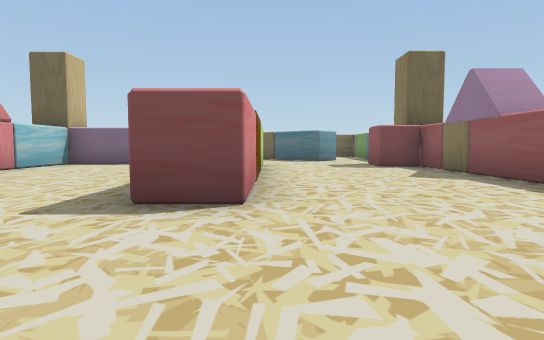
View 1 (above)

16 first-person views from a walk through a 3-D level made in the Unity game engine. The camera is 0.51 m above the floor, tilts 4° down and sees 75° across. The floor is counted in squares, 1 m on a side. Each view is taken from the middle of a square. On the plan, view 1 faces up. The plan holds only what a view shows up to about 9 squares ahead; the rest is blank. The place goes on beyond the plan. The player character is not drawn.

View 2
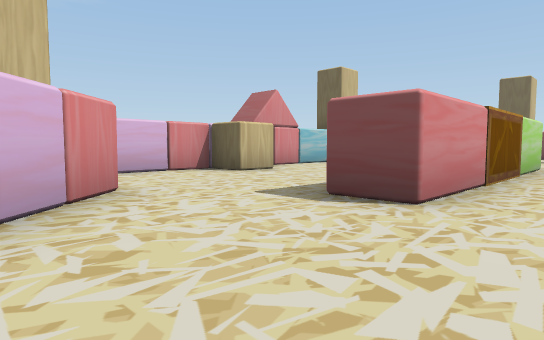

View 3
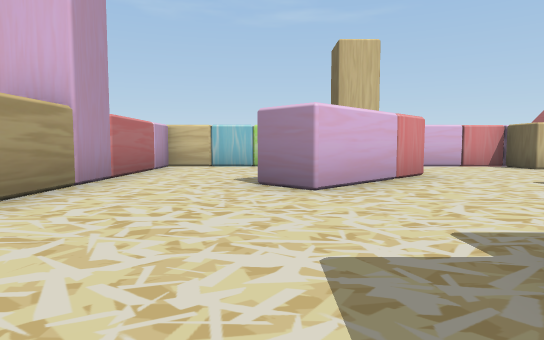

View 4
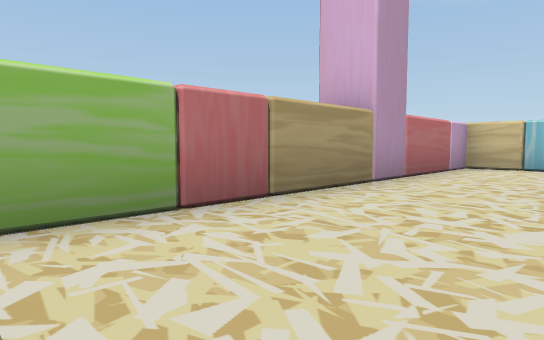

View 5
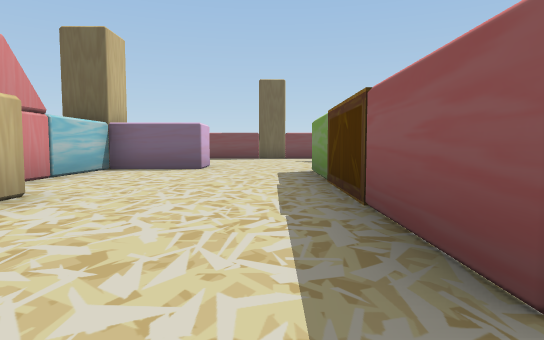

View 6
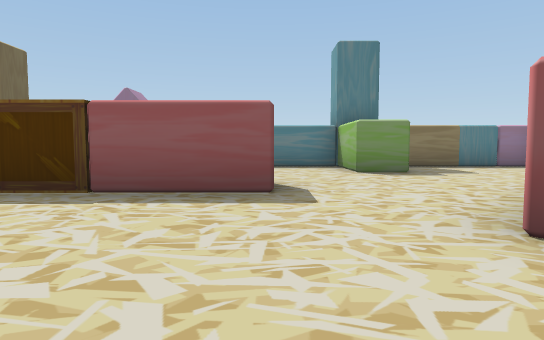

View 7
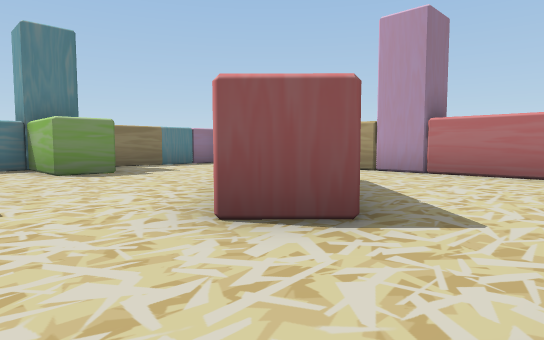

View 8
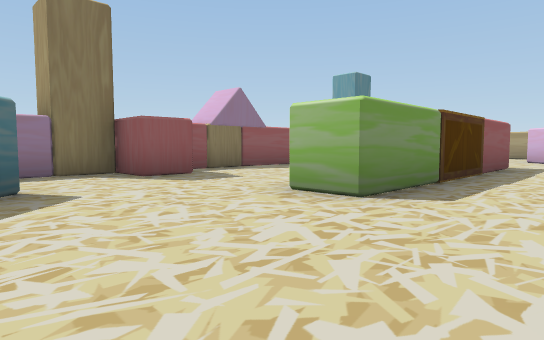

View 9
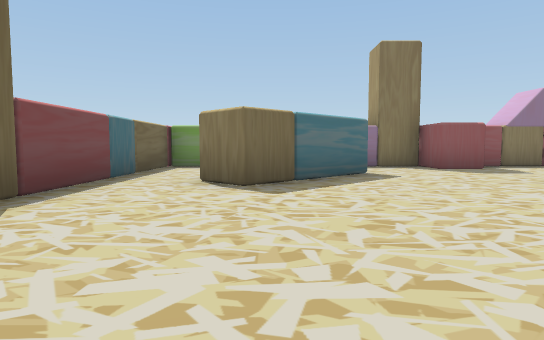

View 10
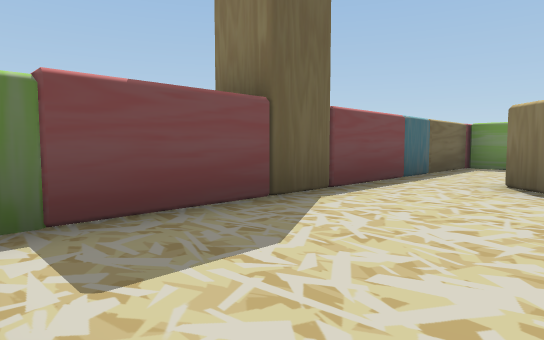

View 11
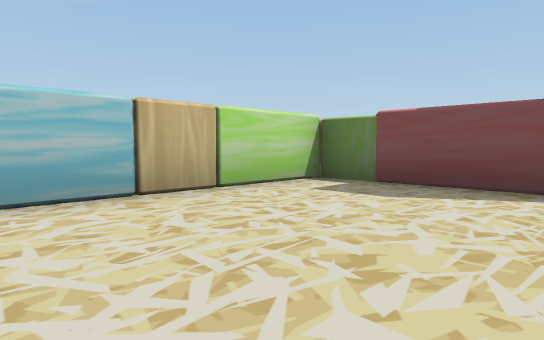

View 12
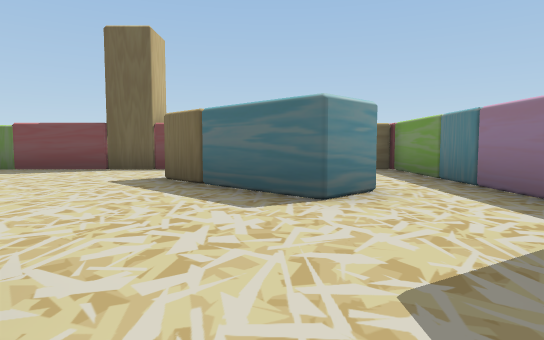

View 13
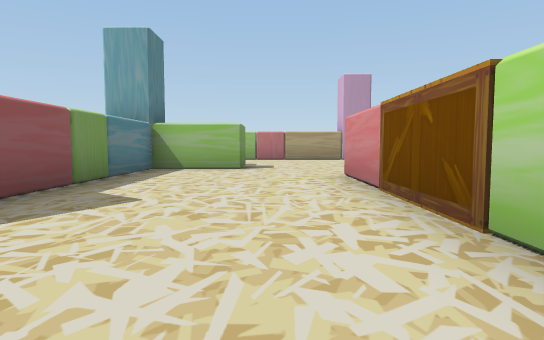

View 14
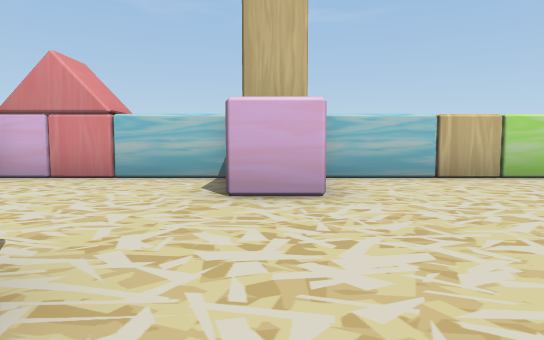

View 15
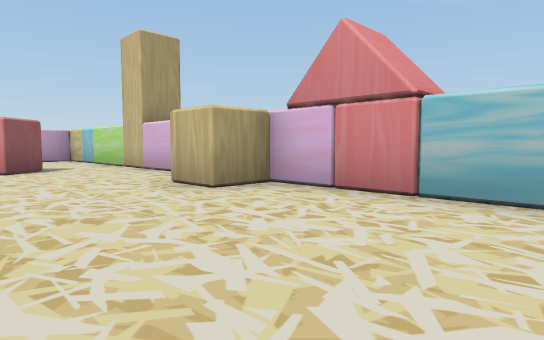

View 16
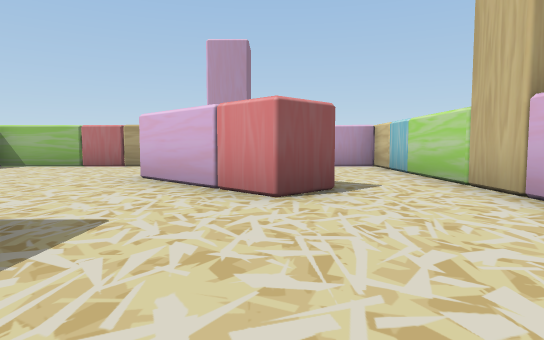

### Floor plan
Points are (right, up) in squares from view 1. A wall is a line through its corners. A room is listed if a view was taken in it or the views show most of it. See-through windows are left out.
Room 1 (views 1, 5, 6, 7, 15, 16)
walls: (-3.8, 0.9) (-3, 1.6) (-0.9, -0.5) (-1.6, -1.2); (-0.2, 3) (-1.2, 3) (-1.2, 5); (-1.2, 7) (-1.2, 9); (1.6, 0.4) (1.6, 1.4) (2.5, 1.4); (-3.5, 10.5) (-3.5, 9.5) (-5.4, 9.5) (-5.4, 5.5) (-4.4, 5.5) (-4.4, 4.6) (-5.5, 4.6) (-5.5, -3.5) (0.5, -3.5)
ways out: opening at (0, -1) to room 2; opening at (-2.5, 9.5) to room 3; opening at (1.5, 2) to room 4
Room 2 (views 2, 3, 4)
walls: (3.5, -3.1) (3.5, -0.3); (0.5, -3.5) (3.5, -3.5)
ways out: opening at (0, -1) to room 1
Room 3 (views 8, 9, 10, 11, 14)
walls: (-1.2, 9) (-0.2, 9); (2.2, 11.9) (1.5, 11.2) (-0.6, 13.4) (0.1, 14.1); (0.6, 15.5) (-5.4, 15.5) (-5.4, 10.7); (2.6, 9.4) (3.6, 9.4) (3.6, 12.6)
ways out: opening at (-2.5, 9.5) to room 1; opening at (1.5, 10) to room 4; opening at (0, 15) to room 5; opening at (3, 12) to room 5
Room 4 (views 12, 13)
walls: (-0.2, 4.6) (-0.2, 3); (-0.2, 9) (-0.2, 7); (2.5, 1.4) (3.5, 1.4) (3.6, 8.4) (2.5, 8.4) (2.6, 9.4)
ways out: opening at (1.5, 2) to room 1; opening at (1.5, 10) to room 3
objects: other object (-1, 5) to (0, 6)
Room 5 (no view inside)
walls: (3.6, 12.6) (3.6, 15.5) (0.6, 15.5)
ways out: opening at (0, 15) to room 3; opening at (3, 12) to room 3

Positions as (right, up) in squares from view 1, and headings:
1: (0, 0), facing up
2: (1, 0), facing up-left
3: (3, -1), facing left
4: (3, -1), facing down-left
5: (-2, 2), facing up
6: (-5, 3), facing right
7: (-5, 3), facing down-right
8: (-3, 12), facing down-right
9: (-5, 13), facing right
10: (-5, 13), facing up-right
11: (-2, 11), facing up-left
12: (1, 8), facing up
13: (1, 9), facing down
14: (0, 10), facing left
15: (-2, 9), facing down-left
16: (-3, 5), facing down
